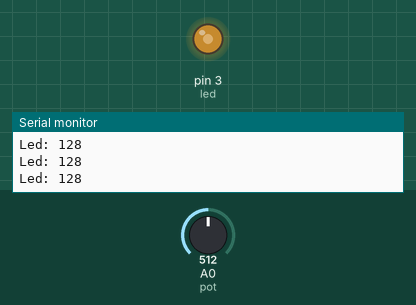
This sketch was run on a simulated Arduino Uno, built with avr-gcc and run on an emulated ATmega328P. Shown: output pins drawn as LEDs (lit = HIGH), the last lines printed to the serial monitor. The test bench sets the inputs (shaded band); at power-on: A0 (pot) = 512.

Above: at 1.2 s.
1.3 s: A0 (pot) set to 716
At 1.9 s:
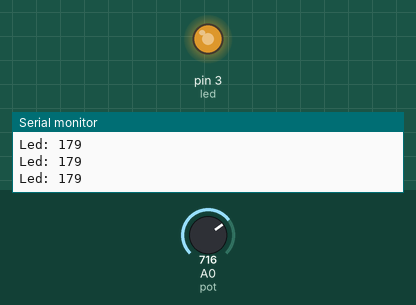
2.8 s: A0 (pot) set to 43
At 4.0 s:
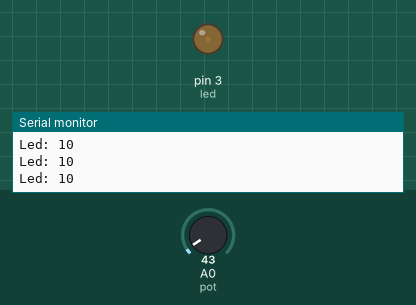
4.3 s: A0 (pot) set to 36
At 5.1 s:
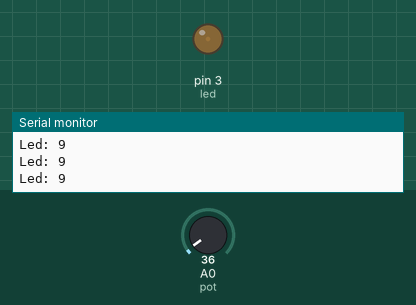
7.3 s: A0 (pot) set to 0
At 8.5 s:
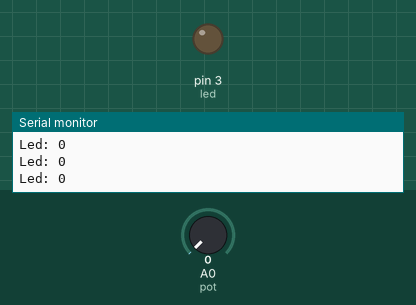
8.8 s: A0 (pot) set to 900
At 9.8 s:
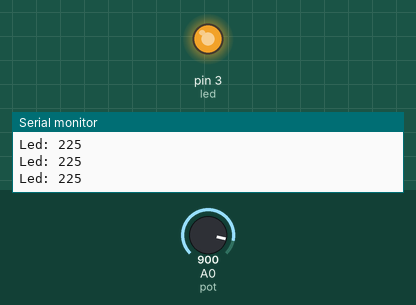
Timing chart, 0 to 11.3 s (numbered marks = the images above; inputs shaded):
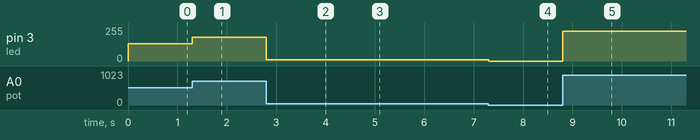

Measured:
- after the input at 1.3 s, pin 3 (led): 128/255 → 179/255 at once
- after the input at 2.8 s, pin 3 (led): 179/255 → 10/255 at once
- after the input at 4.3 s, pin 3 (led): 10/255 → 9/255 at once
- after the input at 7.3 s, pin 3 (led): 9/255 → 0/255 at once
- after the input at 8.8 s, pin 3 (led): 0/255 → 225/255 at once

The sketch:

Led_con_perilla.ino
```cpp
const int led=3;
const int pot=0;
int brillo;
void setup() {
  pinMode(led, OUTPUT);
  Serial.begin(9600);

}

void loop() {
  brillo=analogRead(pot)/4;
  analogWrite(led,brillo);
  Serial.print("Led: ");
  Serial.println(brillo);

}
```
